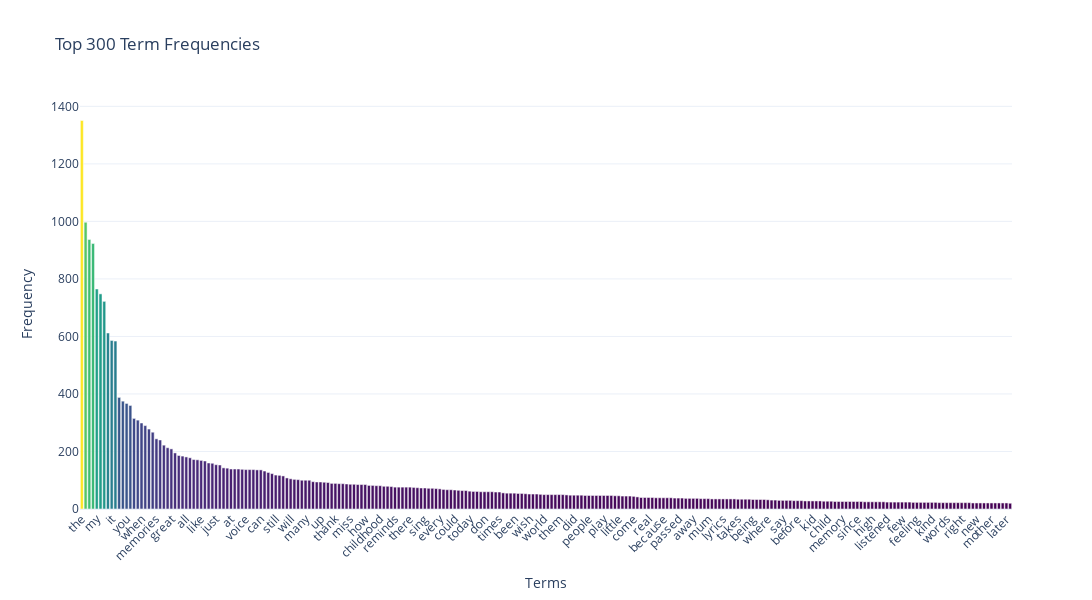

Here is the notebook cell this chart was saved with:
### Code cell
import plotly.graph_objects as go

# Calculate Term Frequencies
term_frequencies = np.array(dtm.sum(axis=0)).flatten()

# Select top n terms by frequency
num_terms = 250
top_indices = term_frequencies.argsort()[-num_terms:][::-1]
top_terms = vectorizer.get_feature_names_out()[top_indices]
top_frequencies = term_frequencies[top_indices]

# Create an interactive bar chart with Plotly
fig = go.Figure()

fig.add_trace(
    go.Bar(
        x=top_terms,
        y=top_frequencies,
        marker=dict(color=top_frequencies, colorscale="Viridis"),
        hoverinfo="x+y",
    )
)

fig.update_layout(
    title="Top 250 Term Frequencies",
    xaxis=dict(title="Terms", tickangle=-45),
    yaxis=dict(title="Frequency"),
    height=600,
    width=1200,
    bargap=0.2,
    template="plotly_white",
)

# Show the chart
fig.show()

### Figure 1 — Plotly figure (JSON) as saved in the notebook; plotly's stock layout.template omitted (floating-point values rounded to 4 significant figures; data arrays with more than 128 entries replaced by an {"elided": "..."} marker saying what was removed)
{"data": [{"hoverinfo": "x+y", "marker": {"color": {"elided": "250 int values"}, "colorscale": [[0, "#440154"], [0.1111, "#482878"], [0.2222, "#3e4989"], [0.3333, "#31688e"], [0.4444, "#26828e"], [0.5556, "#1f9e89"], [0.6667, "#35b779"], [0.7778, "#6ece58"], [0.8889, "#b5de2b"], [1, "#fde725"]]}, "type": "bar", "x": {"elided": "250 str values"}, "y": {"elided": "250 int values"}}], "layout": {"bargap": 0.2, "height": 600, "title": {"text": "Top 300 Term Frequencies"}, "width": 1200, "xaxis": {"autorange": true, "range": [-0.5, 249.5], "tickangle": -45, "title": {"text": "Terms"}, "type": "category"}, "yaxis": {"autorange": true, "range": [0, 1422.0], "title": {"text": "Frequency"}, "type": "linear"}}}
